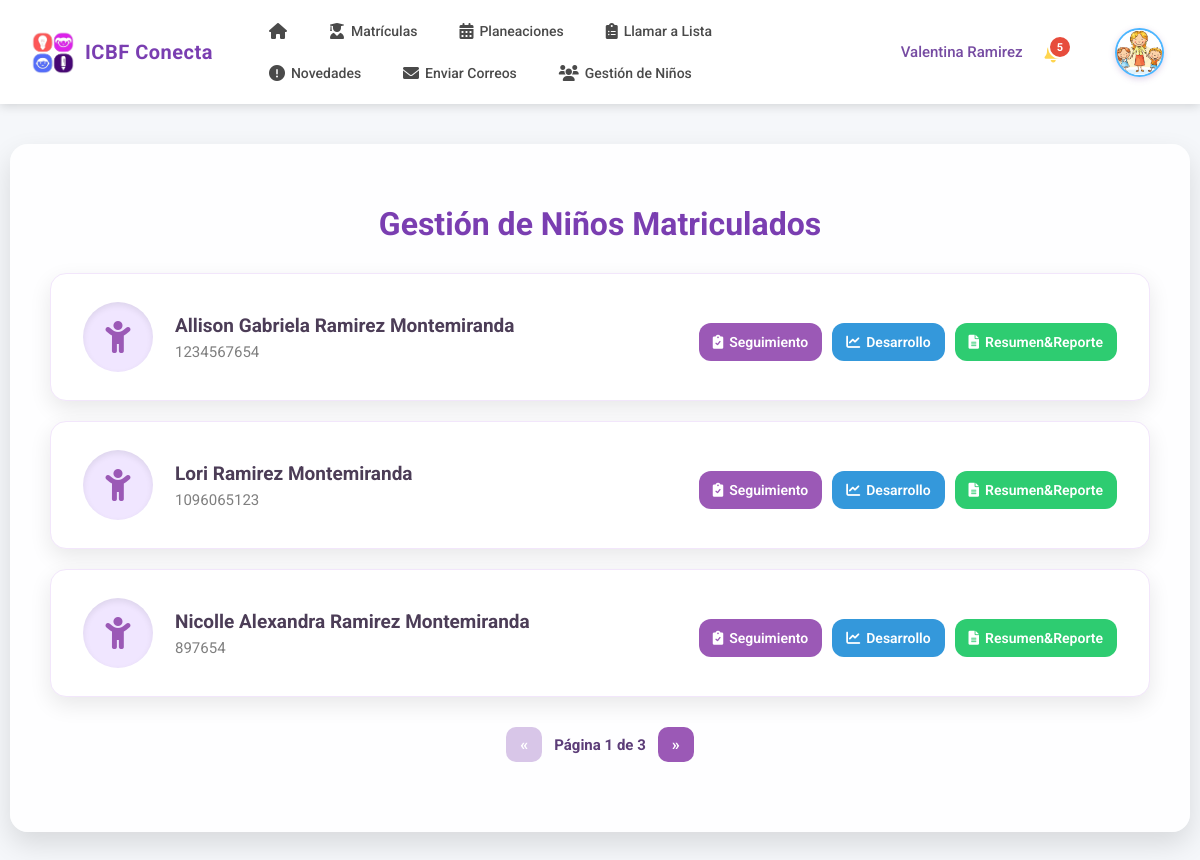
The page /gestion-ninos/ (signed in) on the database its author committed.
### core/models.py (models this page shows, shortened)
class Nino(models.Model):
    TIPO_SANGRE_CHOICES = [
        ('O+', 'O+'), ('O-', 'O-'), ('A+', 'A+'), ('A-', 'A-'),
        ('B+', 'B+'), ('B-', 'B-'), ('AB+', 'AB+'), ('AB-', 'AB-')
    ]
    PARENTESCO_CHOICES = [
        ('padre', 'Padre'), ('madre', 'Madre'), ('tutor', 'Tutor'),
        ('abuelo', 'Abuelo/a'), ('tio', 'Tío/a'), ('hermano', 'Hermano/a'),
        ('otro', 'Otro')
    ]
    TIPO_DOCUMENTO_CHOICES = [
        ('RC', 'Registro Civil'),
        ('TI', 'Tarjeta de Identidad'),
        ('CV', 'Carné de Vacunación'),
        ('AN', 'Acta de Nacimiento'),
        ('CE', 'Cédula de Extranjería'),
        ('PA', 'Pasaporte'),
    ]
    nombres = models.CharField(max_length=50)
    apellidos = models.CharField(max_length=50)
    fecha_nacimiento = models.DateField()
    tipo_documento = models.CharField(max_length=2, choices=TIPO_DOCUMENTO_CHOICES, default='RC', verbose_name='Tipo de Documento')
    documento = models.BigIntegerField(null=True, blank=True, verbose_name='Número de Documento')
    genero = models.CharField(
        max_length=20,
        null=True,
        blank=True,
        choices=[
            ('masculino', 'masculino'),
            ('femenino', 'femenino'),
            ('otro', 'otro'),
            ('no_especificado', 'no_especificado')
        ]
    )
    tipo_sangre = models.CharField(max_length=3, choices=TIPO_SANGRE_CHOICES, null=True, blank=True)
    parentesco = models.CharField(max_length=20, choices=PARENTESCO_CHOICES, null=True, blank=True)
    tiene_discapacidad = models.BooleanField(default=False)
    tipos_discapacidad = models.ManyToManyField('Discapacidad', blank=True)
    otra_discapacidad = models.CharField(max_length=100, null=True, blank=True)
    PAIS_NACIMIENTO_CHOICES = [
        ('', '-- Seleccione el país de nacimiento --'),
        ('colombia', 'Colombia'),
        ('venezuela', 'Venezuela'),
        ('ecuador', 'Ecuador'),
        ('peru', 'Perú'),
        ('panama', 'Panamá'),
        ('brasil', 'Brasil'),
        ('argentina', 'Argentina'),
        ('chile', 'Chile'),
        ('bolivia', 'Bolivia'),
        ('paraguay', 'Paraguay'),
        ('uruguay', 'Uruguay'),
        ('mexico', 'México'),
        ('costa_rica', 'Costa Rica'),
        ('nicaragua', 'Nicaragua'),
        ('honduras', 'Honduras'),
        ('guatemala', 'Guatemala'),
        ('el_salvador', 'El Salvador'),
        ('cuba', 'Cuba'),
        ('republica_dominicana', 'República Dominicana'),
        ('haiti', 'Haití'),
        ('estados_unidos', 'Estados Unidos'),
        ('canada', 'Canadá'),
        ('espana', 'España'),
        ('italia', 'Italia'),
        ('francia', 'Francia'),
        ('alemania', 'Alemania'),
        ('otro', 'Otro país')
    ]
    nacionalidad = models.CharField(
        max_length=50,
        choices=PAIS_NACIMIENTO_CHOICES,
        null=True,
        blank=True,
        verbose_name="País de nacimiento"
    )
    otro_pais = models.CharField(max_length=50, null=True, blank=True, verbose_name="Otro país (especifique)")
    fecha_ingreso = models.DateField(auto_now_add=True, verbose_name="Fecha de ingreso al hogar")
    hogar = models.ForeignKey(HogarComunitario, on_delete=models.PROTECT, related_name='ninos')
    padre = models.ForeignKey(Padre, on_delete=models.CASCADE, related_name='ninos')
    foto = models.FileField(upload_to='ninos/fotos/', null=True, blank=True)
    carnet_vacunacion = models.FileField(upload_to='ninos/vacunacion/', null=True, blank=True)
    certificado_eps = models.FileField(upload_to='ninos/eps/', null=True, blank=True)
    fecha_registro = models.DateTimeField(auto_now_add=True)
    registro_civil_img = models.FileField(upload_to='ninos/registro_civil/', null=True, blank=True)
    observaciones_medicas = models.TextField(null=True, blank=True, verbose_name="Observaciones médicas")
    estado = models.CharField(
        max_length=20,
        choices=[
            ('activo', 'Activo'),
            ('inactivo', 'Inactivo'),
            ('retirado', 'Retirado')
        ],
        default='activo'
    )
    class Meta:
        db_table = 'ninos'

### core/views.py (the view)
# urls.py: path('gestion-ninos/', views.gestion_ninos, name='gestion_ninos'),
@login_required
def gestion_ninos(request):
    if not hasattr(request.user, 'rol') or request.user.rol.nombre_rol != 'madre_comunitaria': # pragma: no cover
        messages.error(request, 'Acceso denegado.')
        return redirect('home')
    try:
        hogar = HogarComunitario.objects.get(madre=request.user.madre_profile)
    except HogarComunitario.DoesNotExist: # pragma: no cover
        messages.error(request, 'No tienes un hogar comunitario asignado.')
        return redirect('madre_dashboard')
    ninos_lista = Nino.objects.filter(hogar=hogar).order_by('nombres', 'apellidos')
    paginator = Paginator(ninos_lista, 3)  # 3 niños por página, como fue solicitado.
    page_number = request.GET.get('page')
    ninos_paginados = paginator.get_page(page_number)
    return render(request, 'madre/gestion_ninos_list.html', {'ninos': ninos_paginados})

### templates/madre/gestion_ninos_list.html (shortened to what this page needs)
{% load static %}
<!DOCTYPE html>
<html lang="es">
<head>
  <link href="https://cdnjs.cloudflare.com/ajax/libs/font-awesome/6.0.0-beta3/css/all.min.css" rel="stylesheet" />
</head>
<body>
  {% include 'madre/navbar_madre.html' %}
  <div class="tabla-container">
    <h1>Gestión de Niños Matriculados</h1>
    <div class="lista-ninos">
      {% for nino in ninos %}
      <div class="item-nino">
        <div class="info-nino">
          <div class="avatar-lista">
            <i class="fas fa-child"></i>
          </div>
          <div class="detalles-nino">
            <h3>{{ nino.nombres }} {{ nino.apellidos }}</h3>
            <p class="documento">{{ nino.documento|default:"Sin documento" }}</p>
          </div>
        </div>
        <div class="acciones-lista">
          <a href="{% url 'desarrollo:listar_seguimientos' %}?nino={{ nino.id }}&from_page={{ ninos.number }}" class="btn-accion purple"><i class="fas fa-clipboard-check"></i> Seguimiento</a>
          <a href="{% url 'desarrollo:listar_desarrollos' %}?nino={{ nino.id }}&from_page={{ ninos.number }}" class="btn-accion blue"><i class="fas fa-chart-line"></i> Desarrollo</a>
          <a href="{% url 'desarrollo:reporte_resumen' nino.id %}?from_page={{ ninos.number }}" class="btn-accion green"><i class="fas fa-file-alt"></i> Resumen&Reporte</a>
        </div>
      </div>
      {% empty %}
        <p class="no-data">No hay niños matriculados.</p>
      {% endfor %}
    </div>
    {% if ninos.has_other_pages %}
      <div class="paginacion">
        {% if ninos.has_previous %}
          <a href="?page={{ ninos.previous_page_number }}" class="page-btn" title="Anterior">«</a>
        {% else %}
          <span class="page-btn disabled" title="Anterior">«</span>
        {% endif %}
        <span class="page-number">
          Página {{ ninos.number }} de {{ ninos.paginator.num_pages }}
        </span>
        {% if ninos.has_next %}
          <a href="?page={{ ninos.next_page_number }}" class="page-btn" title="Siguiente">»</a>
        {% else %}
          <span class="page-btn disabled" title="Siguiente">»</span>
        {% endif %}
      </div>
    {% endif %}
  </div>
</body>
</html>

### static/css/navbar_madre.css (style rules this page uses)
:root { --primary-gradient-start: #667eea; --primary-gradient-end: #764ba2; --primary-color: #667eea; --secondary-color: #764ba2; --white: #ffffff; --light-gray: #f5f7fa; --dark-text: #333333; --shadow: 0 2px 10px rgba(0, 0, 0, 0.15); }

### templates/madre/gestion_ninos_list.html (style rules this page uses)
body { margin: 0; font-family: 'Roboto', sans-serif; background-color: #f5f7fa; }
.tabla-container { max-width: 1100px; margin: 40px auto; background-color: rgba(255, 255, 255, 0.92); border-radius: 18px; padding: 40px; box-shadow: 0 12px 28px rgba(0,0,0,0.12); }
h1 { text-align: center; margin-bottom: 30px; font-size: 32px; color: #7a3eb1; }
.lista-ninos { display: flex; flex-direction: column; gap: 20px; }
.item-nino { background: #fff; border-radius: 16px; padding: 28px 32px; box-shadow: 0 8px 22px rgba(0,0,0,0.09); transition: 0.25s ease; display: flex; justify-content: space-between; align-items: center; border: 1px solid #f2e6fb; flex-wrap: wrap; }
.info-nino { display: flex; align-items: center; gap: 22px; flex: 1; min-width: 240px; }
.avatar-lista { width: 70px; height: 70px; border-radius: 50%; background: #f0e6ff; display: flex; align-items: center; justify-content: center; color: #9b59b6; font-size: 32px; box-shadow: inset 0 3px 6px rgba(0,0,0,0.08); flex-shrink: 0; }
.detalles-nino h3 { margin: 0 0 6px 0; font-size: 19px; color: #4c3d57; font-weight: 700; }
.documento { color: #7f7f7f; font-size: 15px; margin: 0; }
.acciones-lista { display: flex; gap: 10px; flex-wrap: wrap; justify-content: center; margin-top: 10px; }
.btn-accion { padding: 11px 14px; border-radius: 12px; color: white; font-size: 14px; text-decoration: none; font-weight: 600; display: inline-flex; align-items: center; justify-content: center; gap: 6px; transition: 0.25s ease; white-space: nowrap; }
.purple { background: #9b59b6; }
.blue { background: #3498db; }
.green { background: #2ecc71; }
.paginacion { margin: 30px 0; display: flex; justify-content: center; align-items: center; gap: 12px; flex-wrap: wrap; }
.page-btn { padding: 8px 14px; background: #9b59b6; color: white; text-decoration: none; border-radius: 10px; font-weight: bold; transition: .25s; }
.page-btn.disabled { background: #d8c6e8; cursor: not-allowed; }
.page-number { font-size: 15px; color: #5c3d78; font-weight: bold; }

### rows shown on the page
Nino: nombres "Allison Gabriela", apellidos "Ramirez Montemiranda", documento "1234567654"
Nino: nombres "Lori", apellidos "Ramirez Montemiranda", documento "1096065123"
Nino: nombres "Nicolle Alexandra", apellidos "Ramirez Montemiranda", documento "897654"

### other values the page prints
{{ nombre_madre }} "Valentina Ramirez"
{{ notifications_count }} "5"
{{ ninos.number }} "1"
{{ ninos.paginator.num_pages }} "3"
